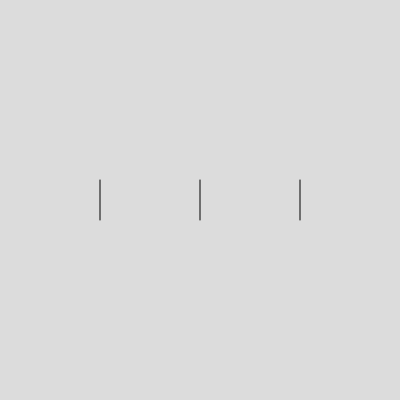
Frame 1 (no input)
Frame 60 (no input): identical to frame 1, image omitted
Frame 120 (the mouse pressed at the canvas centre since frame 60): identical to frame 1, image omitted

The p5.js sketch that drew this single still picture (run headless with seeded random() and noise() and a simulated clock; from frame 60 on, the mouse is pressed at the canvas centre):

// p5.js sketch
// ── sketch.js
function setup() {
  createCanvas(400, 400);
}

function draw() {
  background(220);

  let x = 100;
  while (x < 400) {// x が 400 より小さい間繰り返す
    line(x, 180, x, 220);
    x += 100;// x を更新
  }
}
